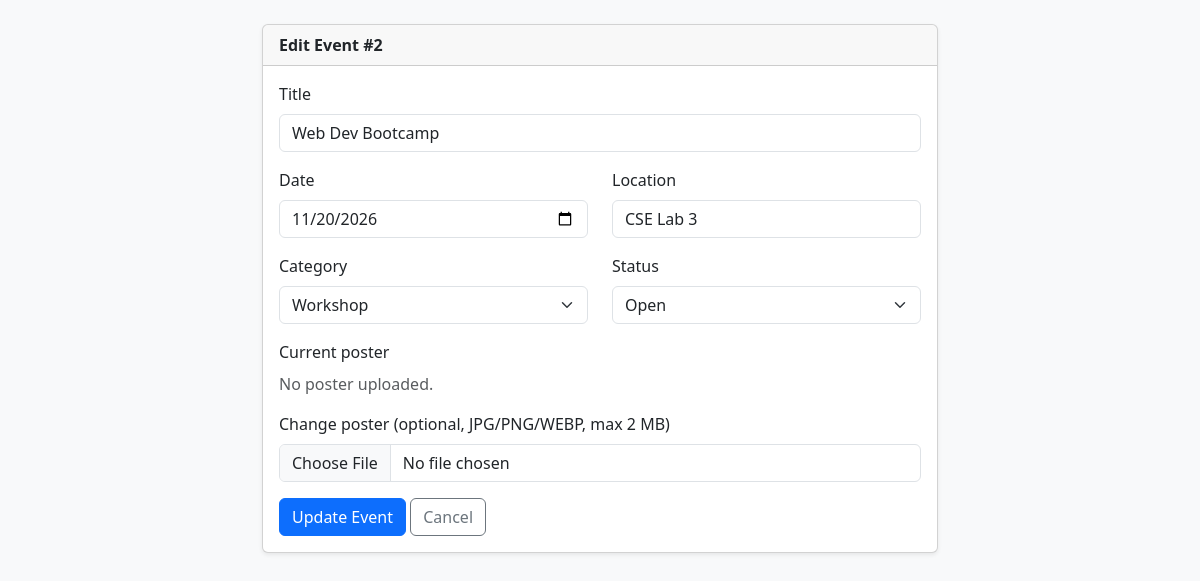
Screenshot of /edit.php?id=2 (signed in) with the database file from the repository.
### tables this page shows
CREATE TABLE events (
    id INT AUTO_INCREMENT PRIMARY KEY,
    title VARCHAR(150) NOT NULL,
    event_date DATE NOT NULL,
    location VARCHAR(150) NOT NULL,
    category VARCHAR(50) NOT NULL,
    status ENUM('Open','Closed') NOT NULL DEFAULT 'Open',
    poster VARCHAR(255) NULL,  
    created_at TIMESTAMP DEFAULT CURRENT_TIMESTAMP
);

### functions.php (called while the page is built, shortened)
<?php
function e($value) {
    return htmlspecialchars((string)$value, ENT_QUOTES, 'UTF-8');
}

### edit.php (the view, shortened to what this page needs)
<?php
require 'functions.php';
require 'db.php';
$id = (int)($_GET['id'] ?? 0);
$stmt = mysqli_prepare($conn, "SELECT * FROM events WHERE id = ?");
mysqli_stmt_bind_param($stmt, "i", $id);
mysqli_stmt_execute($stmt);
$event = mysqli_fetch_assoc(mysqli_stmt_get_result($stmt));
$form = [
    'title'      => $event['title'],
    'event_date' => $event['event_date'],
    'location'   => $event['location'],
    'category'   => $event['category'],
    'status'     => $event['status'],
];
?>
<!DOCTYPE html>
<html lang="en">
<head>
    <link href="https://cdn.jsdelivr.net/npm/bootstrap@5.3.3/dist/css/bootstrap.min.css" rel="stylesheet">
</head>
<body class="bg-light">
<div class="container py-4" style="max-width: 700px;">
    <div class="card shadow-sm">
        <div class="card-header fw-semibold">Edit Event #<?= (int)$event['id'] ?></div>
        <div class="card-body">
            <form method="POST" action="edit.php?id=<?= (int)$id ?>" enctype="multipart/form-data">
                <div class="mb-3">
                    <label class="form-label" for="title">Title</label>
                    <input class="form-control" id="title" name="title" maxlength="150" value="<?= e($form['title']) ?>" required>
                </div>
                <div class="row">
                    <div class="col-md-6 mb-3">
                        <label class="form-label" for="event_date">Date</label>
                        <input class="form-control" type="date" id="event_date" name="event_date" value="<?= e($form['event_date']) ?>" required>
                    </div>
                    <div class="col-md-6 mb-3">
                        <label class="form-label" for="location">Location</label>
                        <input class="form-control" id="location" name="location" maxlength="150" value="<?= e($form['location']) ?>" required>
                    </div>
                </div>
                <div class="row">
                    <div class="col-md-6 mb-3">
                        <label class="form-label" for="category">Category</label>
                        <select class="form-select" id="category" name="category" required>
                            <?php foreach (CATEGORIES as $c): ?>
                                <option value="<?= e($c) ?>" <?= $form['category'] === $c ? 'selected' : '' ?>><?= e($c) ?></option>
                            <?php endforeach; ?>
                        </select>
                    </div>
                    <div class="col-md-6 mb-3">
                        <label class="form-label" for="status">Status</label>
                        <select class="form-select" id="status" name="status">
                            <?php foreach (STATUSES as $s): ?>
                                <option value="<?= e($s) ?>" <?= $form['status'] === $s ? 'selected' : '' ?>><?= e($s) ?></option>
                            <?php endforeach; ?>
                        </select>
                    </div>
                </div>
                <div class="mb-3">
                    <label class="form-label d-block">Current poster</label>
                    <?php if ($event['poster']): ?>
                        <img class="poster-preview mb-2" src="<?= UPLOAD_URL . e($event['poster']) ?>" alt="Current poster">
                    <?php else: ?>
                        <p class="text-muted">No poster uploaded.</p>
                    <?php endif; ?>
                    <label class="form-label d-block" for="poster">Change poster (optional, JPG/PNG/WEBP, max <?= MAX_POSTER_MB ?> MB)</label>
                    <input class="form-control" type="file" id="poster" name="poster" accept=".jpg,.jpeg,.png,.webp">
                </div>
                <button class="btn btn-primary" type="submit" name="update_event">Update Event</button>
                <a class="btn btn-outline-secondary" href="index.php">Cancel</a>
            </form>
        </div>
    </div>
</div>
</body>
</html>

### rows the page displays
events: id "2", title "Web Dev Bootcamp", event_date "11/20/2026", location "CSE Lab 3"

### other values shown
MAX_POSTER_MB "2"
form field category "Workshop"
form field status "Open"
